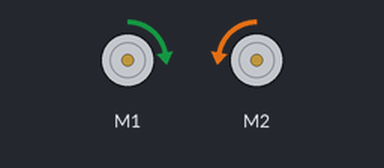
Bench run of a sketch on a simulated Arduino Uno, built with avr-gcc and run on an emulated ATmega328P. Parts: 2 × DC motor (green arrow = forward, orange = backward, longer = faster). What the sketch prints to the serial monitor is not drawn.

Above: at 0.1 s.
Timing chart, 0 to 1.6 s (numbered marks = the images above):
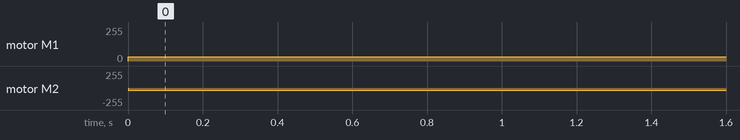

The sketch:

motor_Sketch_ver1.ino
```cpp
#include "DualVNH5019MotorShield.h"
DualVNH5019MotorShield md;
void stopIfFault()
  {
    if (md.getM1Fault())
      {
        Serial.println("M1 fault");
        while(1);
      }
    if (md.getM2Fault())
      {
        Serial.println("M2 fault");
        while(1);
      }
  }
void setup()
  {
    Serial.begin(115200);
    Serial.println("Dual VNH5019 Motor Shield");
    md.init();
    md.setM1Speed(50);
    md.setM2Speed(-50);
  }
void loop()
  {
//    for (int i = 0; i <= 500; i++)
//    {
//      md.setM1Speed(i);
//      md.setM2Speed(-i);
//      stopIfFault();
//        if (i%200 == 0)
//          {
//            Serial.print("M1 current: ");
//            Serial.println(md.getM1CurrentMilliamps());
//            Serial.print("M2 current: ");
//            Serial.println(md.getM2CurrentMilliamps());
//          }
//    delay(100);
//    }
//    for (int i = 400; i <= 400; i--)
//      {
//
//        stopIfFault();
//          if (i%200 == 100)
//          {
//            Serial.print("M2 current: ");
//            Serial.println(md.getM2CurrentMilliamps());
//          }
//        delay(2);
//      }

  }
```

Measured:
- by itself, motor M1: stopped → forward 31/255 at 0.00 s
- by itself, motor M2: stopped → backward 31/255 at 0.00 s
